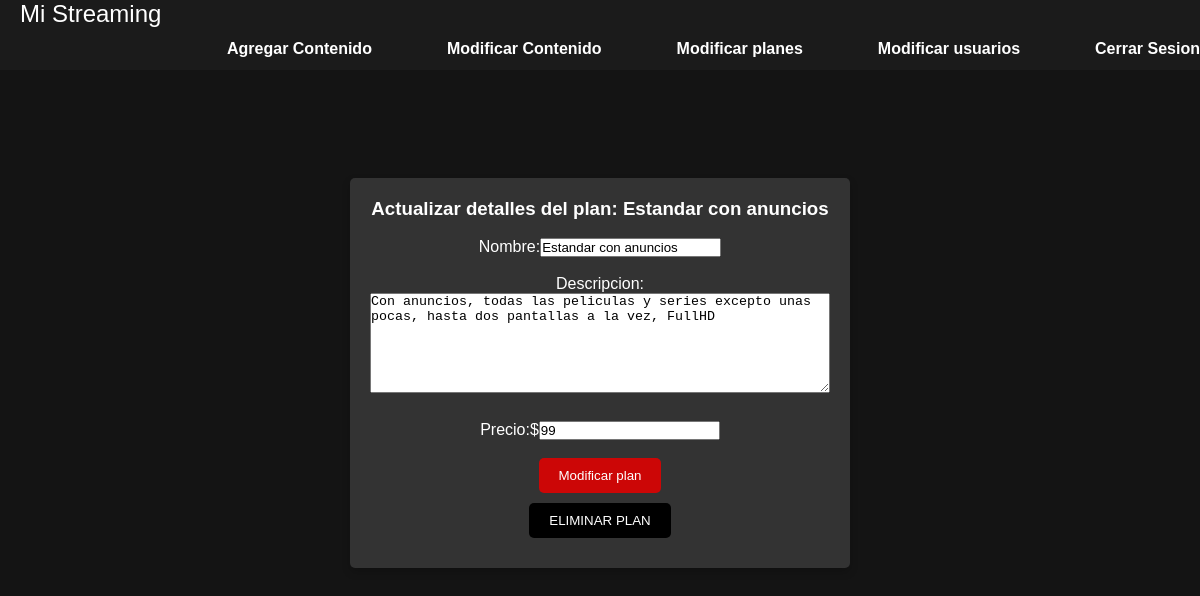
Page /paginas/admin/modificarPlan.php?id=1 (signed in) on the committed database.
### tables this page shows
CREATE TABLE detalles_plan (
    id_plan INTEGER NOT NULL AUTO_INCREMENT,
    nombre CHAR(128) NOT NULL,
    descripcion CHAR(255) NOT NULL,
    precio INT NOT NULL,
    PRIMARY KEY(id_plan)
);

### dao/planDAOImp.php (called while the page is built, shortened)
<?php
require_once("plan.php");
class planDAOImp implements planDAO {
    private $conexion;
    public function __construct($conexion) {
        $this->conexion = $conexion;
    }
    public function getPlan($id){
        $query = "SELECT * FROM detalles_plan WHERE id_plan = ?";
        $stmt = $this->conexion->prepare($query);
        $stmt->bindParam(1, $id);
        $stmt->execute();
        $row = $stmt->fetch(PDO::FETCH_ASSOC);
        $plan = new Plan($row['nombre'], $row['descripcion'], $row['precio']);
        return $plan;
    }
}
?>

### dao/plan.php (called while the page is built, shortened)
<?php
class Plan {
    private $nombre;
    private $descripcion;
    private $precio;
    public function __construct($nombre, $descripcion, $precio) {
        $this->nombre = $nombre;
        $this->descripcion = $descripcion;
        $this->precio = $precio;
    }
    public function getNombre() {
        return $this->nombre;
    }
    public function getDescripcion() {
        return $this->descripcion;
    }
     public function getPrecio() {
        return $this->precio;
    }
}
?>

### paginas/admin/modificarPlan.php (the view, shortened to what this page needs)
<html>
<head>
</head>
<?php
require_once '../../dao/planDAOImp.php';
include '../templates/header.php';
if ($_SERVER["REQUEST_METHOD"] === "GET") {
    $id = $_GET["id"];
}
$database = new Database();
$conexion = $database->connect();
$editPlan = new PlanDAOimp($conexion);
$plan = $editPlan->getPlan($id);
?>
<div style="text-align: center;">
       <br><br><br><br><br><br>
           <div class="profile-container2">
               <?php
               echo'<h3>Actualizar detalles del plan: '.$plan->getNombre().'</h3><br>';
               echo'<form action="updatePlan.php" method="post" enctype="multipart/form-data">';
                   echo'<label for="nombre">Nombre:</label>';
                   echo'<input type="text" name="nombre" value ="'.$plan->getNombre().'"required><br><br>';
                   echo'<label for="descripcion">Descripcion:</label>';
                   echo'<textarea name="ap_paterno" rows="50" cols="50" required>'
                   .$plan->getDescripcion().' </textarea><br><br>';
                   echo'<label for="precio">Precio:$</label>';
                   echo'<input type="text" name="precio" value ="'.$plan->getPrecio().'" required><br><br>';
                   echo'<button type="submit">Modificar plan</button><br>';
                   echo'<button type="button" class="eliminar-button" onclick="confirmarEliminacion()">ELIMINAR PLAN</button>';
                ?>
               </form>
       </div>
</div>
</body>
</html>

### css/styles.css (style rules this page uses)
* { padding: 0; margin: 0; box-sizing: border-box; }
body { background: #141414; font-family: Arial, sans-serif; }
.profile-container2 { width: 500px; margin: 0 auto; padding: 20px; background-color: #333; color: white; border-radius: 5px; box-shadow: 0 4px 8px rgba(0, 0, 0, 0.2); text-align: center; }
.profile-container2 select, .profile-container2 button { margin-bottom: 10px; padding: 8px; border: none; border-radius: 5px; }
.profile-container2 button { background-color: #cc0606; color: white; cursor: pointer; }
textarea { width: 100%; height: 100px; margin-bottom: 10px; }
button[type="submit"] { background-color: #cc0606; color: #fff; border: none; padding: 10px 20px; cursor: pointer; }
button[type="button"] { background-color: #000000; color: #ffffff; border: none; padding: 10px 20px; cursor: pointer; }
.eliminar-button { background-color: #000000; color: #ffffff; border: none; padding: 10px 20px; cursor: pointer; }

### rows in the picture
detalles_plan: nombre "Estandar con anuncios", ap_paterno "Con anuncios, todas las peliculas y series excepto unas pocas, hasta dos pantallas a la vez, FullHD", precio "99"
